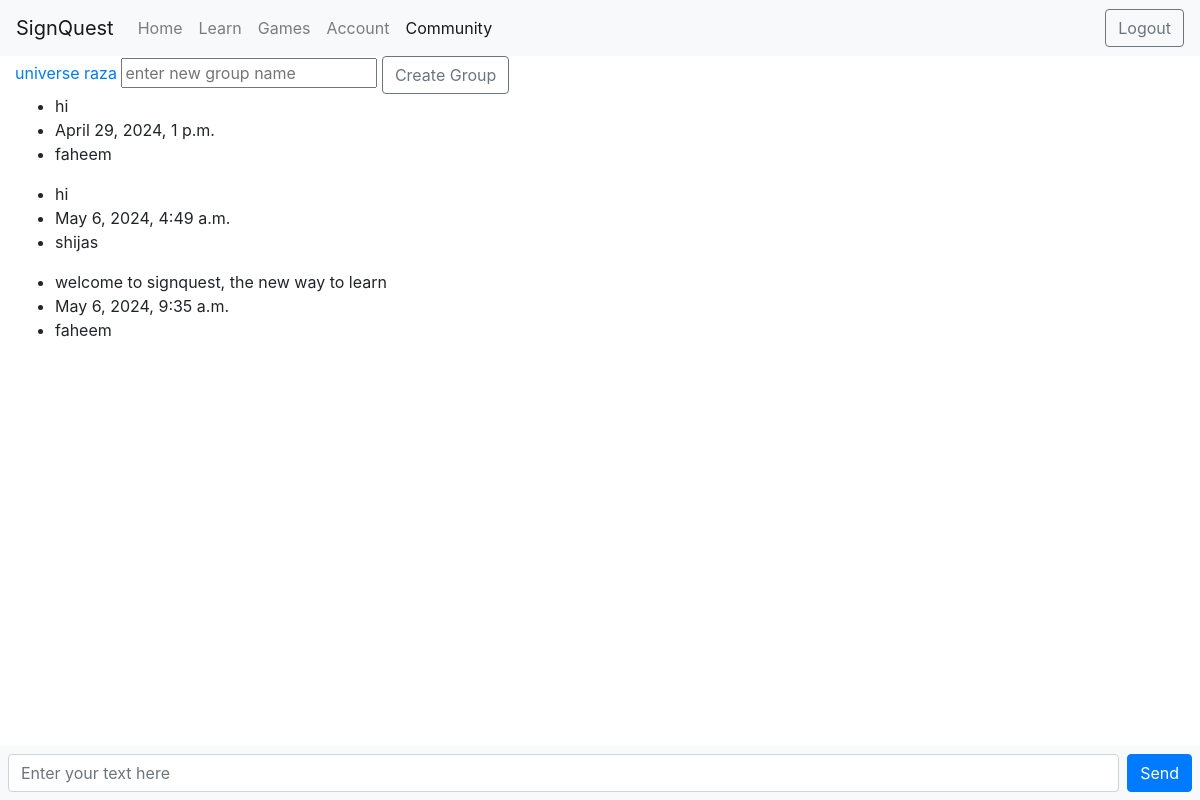
/community/universe/ (signed in), run on the app's committed database.
### community/models.py (models this page shows, shortened)
class GroupModel(models.Model):
    group_name = models.CharField(max_length=100)
    def __str__(self):
        return self.group_name

class MessageModel(models.Model):
    message = models.CharField(max_length=100)
    time = models.DateTimeField(auto_now_add=True)
    author = models.ForeignKey(User, on_delete=models.SET_NULL, null=True)  # Change on_delete behavior
    group = models.ForeignKey(GroupModel, on_delete=models.CASCADE, null=True)

### community/views.py (the view)
# urls.py: path('community/', include('community.urls')),
@login_required
def community(request, group='main'):
    if request.method == 'POST':
        if group=='create_group':
            new_group_name = request.POST.get('new_group_name')
            if new_group_name:
                GroupModel.objects.create(group_name=new_group_name)
            else:
                print('xxxxxxxxxxxxxxxxxxxxxxx')
        elif group != 'main':
            message = request.POST.get('message')
            group_id = GroupModel.objects.get(group_name=group)
            MessageModel.objects.create(message=message, author=request.user, group=group_id)
        return redirect('community', group=group)
    else:
        groups = GroupModel.objects.all()
        if group == 'main' or group=='create_group':
            community_messages = None
        else:
            group_id = GroupModel.objects.get(group_name=group).id
            community_messages = MessageModel.objects.filter(group=group_id)
        return render(request, 'community/community.html', {'groups': groups, 'current_group': group, 'messages': community_messages})

### community/templates/community/community.html (shortened to what this page needs)
{% extends 'home/base.html' %}
{% block content%}
<div>
    {% for single_group in groups %}
      <a href="{% url 'community' group=single_group %}">{{ single_group }}</a>
    {% endfor %}
    <form class="form-inline my-2 my-lg-0 d-inline" action="{% url 'community' group='create_group' %}" method="post">
      <input type="text" name="new_group_name" placeholder="enter new group name">
      <button class="btn btn-outline-secondary my-2 my-sm-0" type="submit">Create Group</button>
    </form>
  </div>
  <div class="scrollable-div" id="scrollableDiv">
    {% for message in messages %}
      <ul>
        <li>{{ message.message }}</li>
        <li>{{ message.time }}</li>
        {% if message.author == None %}
          <li>Deleted User</li>
        {% else %}
          <li>{{ message.author }}</li>
        {% endif %}
      </ul>
    {% endfor %}
  </div>
  <div class="row fixed-bottom bg-light p-2">
    <div class="col">
      <form id="messageForm" action="{% url 'community' group=current_group %}" method="post">
        <div class="d-flex">
          <input type="text" name="message" class="form-control flex-grow-1 mr-2" placeholder="Enter your text here" autofocus>
          <button type="submit" class="btn btn-primary">Send</button>
        </div>
      </form>
    </div>
  </div>
{% endblock %}

### community/templates/community/community.html (style rules this page uses)
.scrollable-div { height: 550px; overflow-y: auto; overflow-x: hidden; }

### data on the page
GroupModel: group_name "universe"
GroupModel: group_name "raza"
MessageModel: message "hi", time "April 29, 2024, 1 p.m.", author "faheem"
MessageModel: message "hi", time "May 6, 2024, 4:49 a.m.", author "shijas"
MessageModel: message "welcome to signquest, the new way to learn", time "May 6, 2024, 9:35 a.m.", author "faheem"
